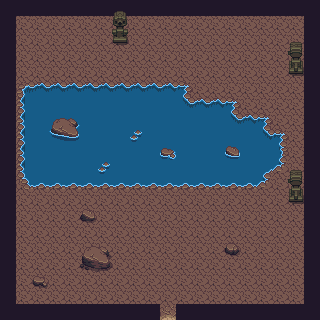

This game map was drawn from its Tiled (.tmx) file and the tilesets committed beside it. A one-line description and the full map source follow:
An orthogonal 20x20 tile map with 16x16 px tiles, 4 tile layers (Ground, Fooliage, Objects, ObjectsTop) and 15 objects.

<map version="1.2" tiledversion="1.2.0" orientation="orthogonal" renderorder="left-down" width="20" height="20" tilewidth="16" tileheight="16" infinite="0" nextlayerid="6" nextobjectid="22">
 <tileset firstgid="1" source="../Palettes/Cave.tsx" />
 <layer id="1" name="Ground" width="20" height="20">
  <data encoding="csv">
0,0,0,0,0,0,0,0,0,0,0,0,0,0,0,0,0,0,0,0,
0,1,1,1,1,1,1,1,1,1,1,1,1,1,1,1,1,1,1,0,
0,1,1,1,1,1,1,1,1,1,1,1,1,1,1,1,1,1,1,0,
0,1,1,1,1,1,1,1,1,1,1,1,1,1,1,1,1,1,1,0,
0,1,1,1,1,1,1,1,1,1,1,1,1,1,1,1,1,1,1,0,
0,281,282,282,282,282,282,282,282,282,282,283,1,1,1,1,1,1,1,0,
0,321,322,322,322,322,322,322,322,322,322,324,282,282,283,1,1,1,1,0,
0,321,322,322,322,322,322,322,322,322,322,322,322,322,324,282,283,1,1,0,
0,321,322,322,322,322,322,322,322,322,322,322,322,322,322,322,324,283,1,0,
0,321,322,322,322,322,322,322,322,322,322,322,322,322,322,322,322,323,1,0,
0,321,322,322,322,322,322,322,322,322,322,322,322,322,322,322,284,363,1,0,
0,361,362,362,362,362,362,362,362,362,362,362,362,362,362,362,363,1,1,0,
0,1,1,1,1,1,1,1,1,1,1,1,1,1,1,1,1,1,1,0,
0,1,1,1,1,1,1,1,1,1,1,1,1,1,1,1,1,1,1,0,
0,1,1,1,1,1,1,1,1,1,1,1,1,1,1,1,1,1,1,0,
0,1,1,1,1,1,1,1,1,1,1,1,1,1,1,1,1,1,1,0,
0,1,1,1,1,1,1,1,1,1,1,1,1,1,1,1,1,1,1,0,
0,1,1,1,1,1,1,1,1,1,1,1,1,1,1,1,1,1,1,0,
0,1,1,1,1,1,1,1,1,1,1,1,1,1,1,1,1,1,1,0,
0,0,0,0,0,0,0,0,0,0,41,0,0,0,0,0,0,0,0,0
</data>
 </layer>
 <layer id="2" name="Fooliage" width="20" height="20">
  <data encoding="csv">
43,43,43,43,43,43,43,43,43,43,43,43,43,43,43,43,43,43,43,43,
43,0,0,0,0,0,0,0,0,0,0,0,0,0,0,0,0,0,0,43,
43,0,0,0,0,0,0,0,0,0,0,0,0,0,0,0,0,0,0,43,
43,0,0,0,0,0,0,0,0,0,0,0,0,0,0,0,0,0,0,43,
43,0,0,0,0,0,0,0,0,0,0,0,0,0,0,0,0,0,0,43,
43,0,0,0,0,0,0,0,0,0,0,0,0,0,0,0,0,0,0,43,
43,0,0,0,0,0,0,0,0,0,0,0,0,0,0,0,0,0,0,43,
43,0,0,290,291,0,0,0,0,0,0,0,0,0,0,0,0,0,0,43,
43,0,0,330,331,0,0,0,371,0,0,0,0,0,0,0,0,0,0,43,
43,0,0,0,0,0,0,0,0,0,370,0,0,0,368,0,0,0,0,43,
43,0,0,0,0,0,371,0,0,0,0,0,0,0,0,0,0,0,0,43,
43,0,0,0,0,0,0,0,0,0,0,0,0,0,0,0,0,0,0,43,
43,0,0,0,0,0,0,0,0,0,0,0,0,0,0,0,0,0,0,43,
43,0,0,0,0,166,0,0,0,0,0,0,0,0,0,0,0,0,0,43,
43,0,0,0,0,0,0,0,0,0,0,0,0,0,0,0,0,0,0,43,
43,0,0,0,0,208,209,0,0,0,0,0,0,0,167,0,0,0,0,43,
43,0,0,0,0,248,249,0,0,0,0,0,0,0,0,0,0,0,0,43,
43,0,206,0,0,0,0,0,0,0,0,0,0,0,0,0,0,0,0,43,
43,0,0,0,0,0,0,0,0,0,0,0,0,0,0,0,0,0,0,43,
43,43,43,43,43,43,43,43,43,43,0,43,43,43,43,43,43,43,43,43
</data>
 </layer>
 <layer id="3" name="Objects" width="20" height="20">
  <data encoding="csv">
0,0,0,0,0,0,0,0,0,0,0,0,0,0,0,0,0,0,0,0,
0,0,0,0,0,0,0,0,0,0,0,0,0,0,0,0,0,0,0,0,
0,0,0,0,0,0,0,90,0,0,0,0,0,0,0,0,0,0,0,0,
0,0,0,0,0,0,0,0,0,0,0,0,0,0,0,0,0,0,0,0,
0,0,0,0,0,0,0,0,0,0,0,0,0,0,0,0,0,0,88,0,
0,0,0,0,0,0,0,0,0,0,0,0,0,0,0,0,0,0,0,0,
0,0,0,0,0,0,0,0,0,0,0,0,0,0,0,0,0,0,0,0,
0,0,0,0,0,0,0,0,0,0,0,0,0,0,0,0,0,0,0,0,
0,0,0,0,0,0,0,0,0,0,0,0,0,0,0,0,0,0,0,0,
0,0,0,0,0,0,0,0,0,0,0,0,0,0,0,0,0,0,0,0,
0,0,0,0,0,0,0,0,0,0,0,0,0,0,0,0,0,0,0,0,
0,0,0,0,0,0,0,0,0,0,0,0,0,0,0,0,0,0,0,0,
0,0,0,0,0,0,0,0,0,0,0,0,0,0,0,0,0,0,87,0,
0,0,0,0,0,0,0,0,0,0,0,0,0,0,0,0,0,0,0,0,
0,0,0,0,0,0,0,0,0,0,0,0,0,0,0,0,0,0,0,0,
0,0,0,0,0,0,0,0,0,0,0,0,0,0,0,0,0,0,0,0,
0,0,0,0,0,0,0,0,0,0,0,0,0,0,0,0,0,0,0,0,
0,0,0,0,0,0,0,0,0,0,0,0,0,0,0,0,0,0,0,0,
0,0,0,0,0,0,0,0,0,0,0,0,0,0,0,0,0,0,0,0,
0,0,0,0,0,0,0,0,0,0,0,0,0,0,0,0,0,0,0,0
</data>
 </layer>
 <layer id="4" name="ObjectsTop" width="20" height="20">
  <data encoding="csv">
0,0,0,0,0,0,0,9,0,0,0,0,0,0,0,0,0,0,0,0,
0,0,0,0,0,0,0,49,0,0,0,0,0,0,0,0,0,0,0,0,
0,0,0,0,0,0,0,0,0,0,0,0,0,0,0,0,0,0,8,0,
0,0,0,0,0,0,0,0,0,0,0,0,0,0,0,0,0,0,48,0,
0,0,0,0,0,0,0,0,0,0,0,0,0,0,0,0,0,0,0,0,
0,0,0,0,0,0,0,0,0,0,0,0,0,0,0,0,0,0,0,0,
0,0,0,0,0,0,0,0,0,0,0,0,0,0,0,0,0,0,0,0,
0,0,0,0,0,0,0,0,0,0,0,0,0,0,0,0,0,0,0,0,
0,0,0,0,0,0,0,0,0,0,0,0,0,0,0,0,0,0,0,0,
0,0,0,0,0,0,0,0,0,0,0,0,0,0,0,0,0,0,0,0,
0,0,0,0,0,0,0,0,0,0,0,0,0,0,0,0,0,0,8,0,
0,0,0,0,0,0,0,0,0,0,0,0,0,0,0,0,0,0,48,0,
0,0,0,0,0,0,0,0,0,0,0,0,0,0,0,0,0,0,0,0,
0,0,0,0,0,0,0,0,0,0,0,0,0,0,0,0,0,0,0,0,
0,0,0,0,0,0,0,0,0,0,0,0,0,0,0,0,0,0,0,0,
0,0,0,0,0,0,0,0,0,0,0,0,0,0,0,0,0,0,0,0,
0,0,0,0,0,0,0,0,0,0,0,0,0,0,0,0,0,0,0,0,
0,0,0,0,0,0,0,0,0,0,0,0,0,0,0,0,0,0,0,0,
0,0,0,0,0,0,0,0,0,0,0,0,0,0,0,0,0,0,0,0,
0,0,0,0,0,0,0,0,0,0,0,0,0,0,0,0,0,0,0,0
</data>
 </layer>
 <objectgroup id="5" name="Collisions">
  <object id="1" x="0" y="0" width="16" height="320" />
  <object id="4" x="16" y="304" width="144" height="16" />
  <object id="5" x="176" y="304" width="128" height="16" />
  <object id="6" x="304" y="0" width="16" height="320" />
  <object id="7" x="16" y="0" width="288" height="16" />
  <object id="8" x="16" y="176" width="256" height="16" />
  <object id="12" x="16" y="80" width="176" height="16" />
  <object id="13" x="192" y="96">
   <polygon points="0,0 48,0 48,16 80,16 80,32 96,32 96,64 80,80 64,80 64,64 80,64 80,48 64,48 64,32 48,32 32,32 32,16 -16,16 -16,0" />
  </object>
  <object id="14" x="80" y="208" width="16" height="16" />
  <object id="15" x="80" y="240" width="32" height="32" />
  <object id="16" x="32" y="272" width="16" height="16" />
  <object id="17" x="224" y="240" width="16" height="16" />
  <object id="18" x="288" y="192" width="16" height="16" />
  <object id="19" x="288" y="64" width="16" height="16" />
  <object id="20" x="112" y="32" width="16" height="16" />
 </objectgroup>
</map>
